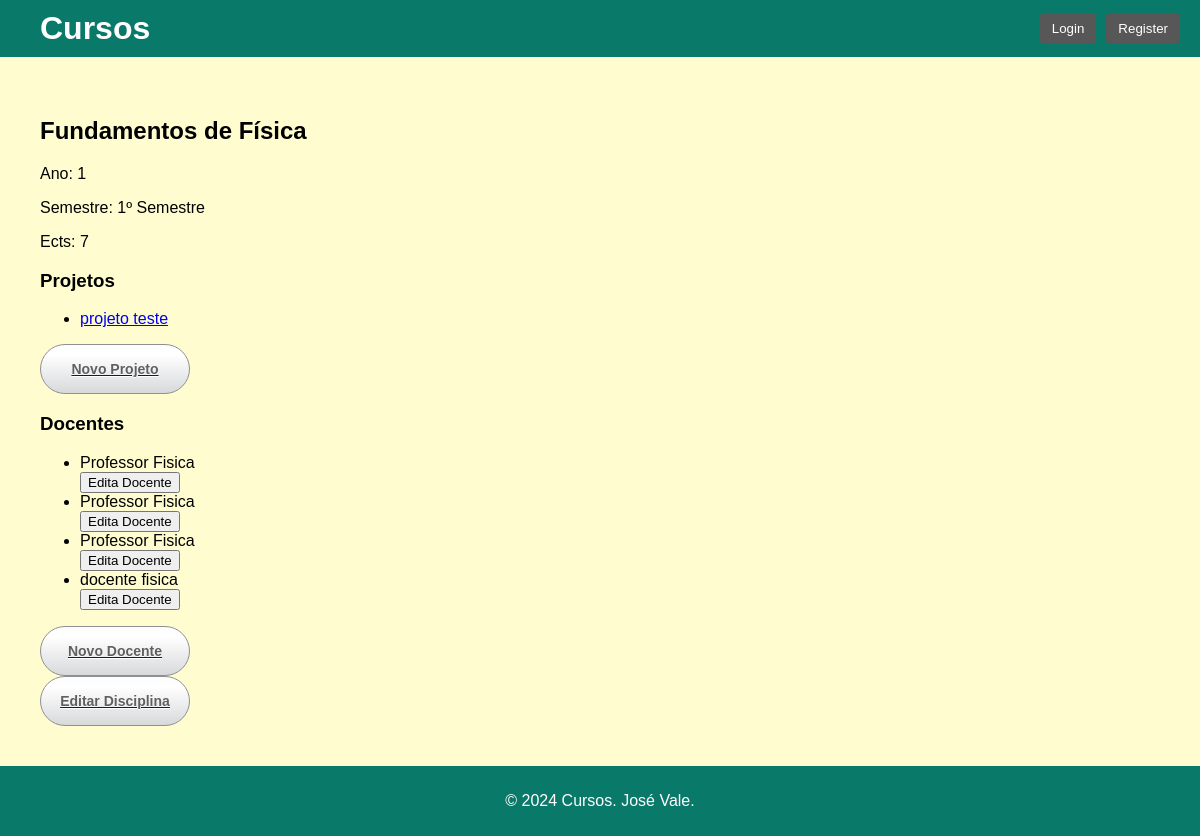
/cursos/disciplina/1/, run on the app's committed database.
### cursos/models.py (models this page shows, shortened)
class Disciplina(models.Model):
    nome = models.CharField(max_length=100)
    ano = models.IntegerField()
    semestre = models.CharField(max_length=20)
    ects = models.IntegerField()
    curricularIUnitCode = models.CharField(max_length=100)
    areaCientifica = models.ForeignKey(AreaCientifica, on_delete=models.CASCADE)
    curso = models.ForeignKey(Curso, on_delete=models.CASCADE)

class Projeto(models.Model):
    nome = models.CharField(max_length=150)
    descricao = models.TextField()
    conceitosAplicados = models.TextField()
    tecnologiasUsadas = models.TextField()
    disciplina = models.OneToOneField(Disciplina, on_delete=models.CASCADE)
    imagem = models.ImageField(upload_to='projeto_images', null=True, blank=True)
    linkVideo = models.URLField(null=True, blank=True)
    linkGithub = models.URLField(null=True, blank=True)

class Docente(models.Model):
    nome = models.CharField(max_length=100)
    disciplinas = models.ManyToManyField(Disciplina)

### cursos/views.py (the view)
# urls.py: path('disciplina/<int:disciplina_id>/', views.disciplina_view, name='disciplina_url'),
def disciplina_view(request, disciplina_id):
    disciplina = Disciplina.objects.get(pk=disciplina_id)
    try:
        projeto = Projeto.objects.get(disciplina=disciplina)
    except Projeto.DoesNotExist:
        projeto = None
    linguagens = LinguagemProgramacao.objects.filter(projetos=projeto)
    docentes = Docente.objects.filter(disciplinas=disciplina)
    context = {
        'disciplina': disciplina,
        'projeto': projeto,
        'linguagens': linguagens,
        'docentes': docentes
        }
    return render(request, 'cursos/disciplina.html', context)

### cursos/templates/cursos/disciplina.html (shortened to what this page needs)
{% extends 'cursos/layout.html' %}
{% block content %}
<div class="disciplina-details">
    <h2>{{ disciplina.nome }}</h2>
    <p>Ano: {{ disciplina.ano }}</p>
    <p>Semestre: {{ disciplina.semestre }}</p>
    <p>Ects: {{ disciplina.ects }}</p>
    <h3>Projetos</h3>
    {% if projeto %}
        <ul>
            <li><a href="{% url 'cursos:projeto_url' projeto.nome %}">{{ projeto.nome }}</a></li>
        </ul>
    {% endif %}
    <a href="{% url 'cursos:novo_projeto_url' disciplina.id %}">
        <button class = "add_editbutton">
            Novo Projeto
        </button>
    </a>
    <h3>Docentes</h3>
    <ul>
        {% for docente in docentes %}
            <li>{{ docente.nome }}</a></li>
            <a href="{% url 'cursos:edita_docente_url' docente.id disciplina.id %}"><button>Edita Docente</button></a>
        {% endfor %}
    </ul>
    <div>
        <a href="{% url 'cursos:novo_docente_url' disciplina.id %}">
            <button class = "add_editbutton">
                Novo Docente
            </button>
        </a>
    </div>
    <div>
        <a href="{% url 'cursos:edita_disciplina_url' disciplina.id %}">
            <button class = "add_editbutton">
                Editar Disciplina
            </button>
        </a>
    </div>
</div>
{% endblock %}

### cursos/static/cursos/styles.css (style rules this page uses)
body { margin: 0; font-family: 'Montserrat', sans-serif; background-color: #fffdd0; display: flex; flex-direction: column; min-height: 100vh; }
.add_editbutton { display: flex; align-items: center; justify-content: center; outline: none; cursor: pointer; width: 150px; height: 50px; background-image: linear-gradient(to top, #D8D9DB 0%, #fff 80%, #FDFDFD 100%); border-radius: 30px; border: 1px solid #8F9092; transition: all 0.2s ease; font-family: "Source Sans Pro", sans-serif; font-size: 14px; font-weight: 600; color: #606060; text-shadow: 0 1px #fff; }

### data on the page
Disciplina: nome "Fundamentos de Física", ano "1", semestre "1º Semestre", ects "7"
Projeto: nome "projeto teste"
Docente: nome "Professor Fisica"
Docente: nome "Professor Fisica"
Docente: nome "Professor Fisica"
Docente: nome "docente fisica"
